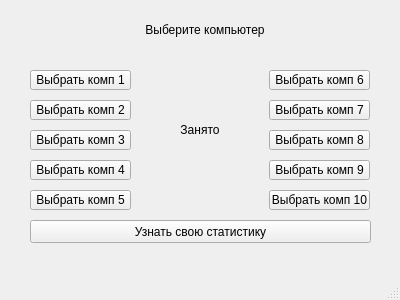
<?xml version="1.0" encoding="UTF-8"?>
<ui version="4.0">
 <class>zanyato</class>
 <widget class="QMainWindow" name="zanyato">
  <property name="geometry">
   <rect>
    <x>0</x>
    <y>0</y>
    <width>400</width>
    <height>300</height>
   </rect>
  </property>
  <property name="windowTitle">
   <string>MainWindow</string>
  </property>
  <widget class="QWidget" name="centralwidget">
   <widget class="QPushButton" name="playComp1">
    <property name="geometry">
     <rect>
      <x>30</x>
      <y>70</y>
      <width>101</width>
      <height>20</height>
     </rect>
    </property>
    <property name="text">
     <string>Выбрать комп 1</string>
    </property>
   </widget>
   <widget class="QPushButton" name="playComp2">
    <property name="geometry">
     <rect>
      <x>30</x>
      <y>100</y>
      <width>101</width>
      <height>20</height>
     </rect>
    </property>
    <property name="text">
     <string>Выбрать комп 2</string>
    </property>
   </widget>
   <widget class="QPushButton" name="playComp4">
    <property name="geometry">
     <rect>
      <x>30</x>
      <y>160</y>
      <width>101</width>
      <height>20</height>
     </rect>
    </property>
    <property name="text">
     <string>Выбрать комп 4</string>
    </property>
   </widget>
   <widget class="QPushButton" name="playComp3">
    <property name="geometry">
     <rect>
      <x>30</x>
      <y>130</y>
      <width>101</width>
      <height>20</height>
     </rect>
    </property>
    <property name="text">
     <string>Выбрать комп 3</string>
    </property>
   </widget>
   <widget class="QPushButton" name="playComp5">
    <property name="geometry">
     <rect>
      <x>30</x>
      <y>190</y>
      <width>101</width>
      <height>20</height>
     </rect>
    </property>
    <property name="text">
     <string>Выбрать комп 5</string>
    </property>
   </widget>
   <widget class="QLabel" name="choose_label">
    <property name="geometry">
     <rect>
      <x>130</x>
      <y>20</y>
      <width>150</width>
      <height>20</height>
     </rect>
    </property>
    <property name="text">
     <string>Выберите компьютер</string>
    </property>
    <property name="alignment">
     <set>Qt::AlignCenter</set>
    </property>
   </widget>
   <widget class="QPushButton" name="playComp6">
    <property name="geometry">
     <rect>
      <x>269</x>
      <y>70</y>
      <width>101</width>
      <height>20</height>
     </rect>
    </property>
    <property name="text">
     <string>Выбрать комп 6</string>
    </property>
   </widget>
   <widget class="QPushButton" name="playComp9">
    <property name="geometry">
     <rect>
      <x>269</x>
      <y>160</y>
      <width>101</width>
      <height>20</height>
     </rect>
    </property>
    <property name="text">
     <string>Выбрать комп 9</string>
    </property>
   </widget>
   <widget class="QPushButton" name="playComp8">
    <property name="geometry">
     <rect>
      <x>269</x>
      <y>130</y>
      <width>101</width>
      <height>20</height>
     </rect>
    </property>
    <property name="text">
     <string>Выбрать комп 8</string>
    </property>
   </widget>
   <widget class="QPushButton" name="playComp7">
    <property name="geometry">
     <rect>
      <x>269</x>
      <y>100</y>
      <width>101</width>
      <height>20</height>
     </rect>
    </property>
    <property name="text">
     <string>Выбрать комп 7</string>
    </property>
   </widget>
   <widget class="QPushButton" name="playComp10">
    <property name="geometry">
     <rect>
      <x>269</x>
      <y>190</y>
      <width>101</width>
      <height>20</height>
     </rect>
    </property>
    <property name="text">
     <string>Выбрать комп 10</string>
    </property>
   </widget>
   <widget class="QPushButton" name="knowStats">
    <property name="geometry">
     <rect>
      <x>30</x>
      <y>220</y>
      <width>341</width>
      <height>23</height>
     </rect>
    </property>
    <property name="text">
     <string>Узнать свою статистику</string>
    </property>
   </widget>
   <widget class="QLabel" name="zanyato_2">
    <property name="geometry">
     <rect>
      <x>175</x>
      <y>120</y>
      <width>50</width>
      <height>20</height>
     </rect>
    </property>
    <property name="text">
     <string>Занято</string>
    </property>
    <property name="alignment">
     <set>Qt::AlignCenter</set>
    </property>
   </widget>
  </widget>
  <widget class="QMenuBar" name="menubar">
   <property name="geometry">
    <rect>
     <x>0</x>
     <y>0</y>
     <width>400</width>
     <height>21</height>
    </rect>
   </property>
  </widget>
  <widget class="QStatusBar" name="statusbar"/>
 </widget>
 <resources/>
 <connections/>
</ui>
